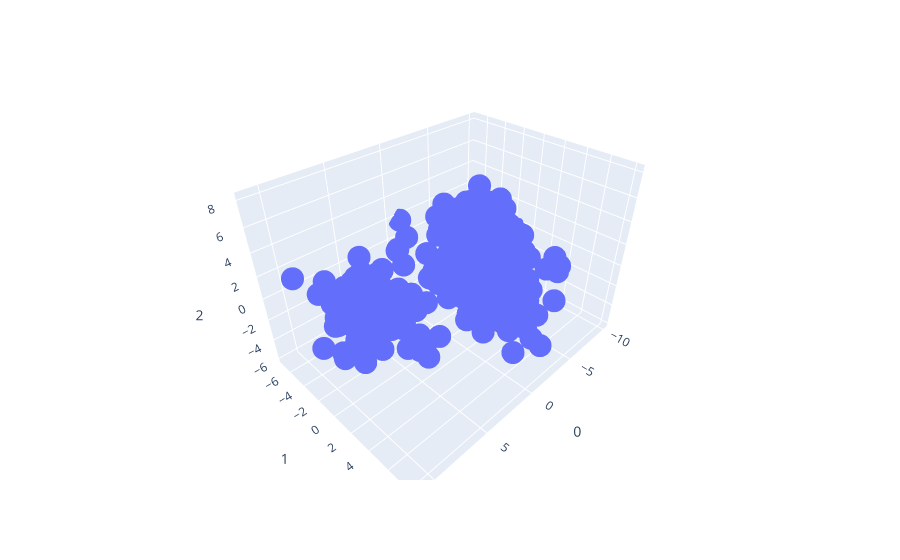

Notebook code for this chart:
### Code cell
px.scatter_3d(pca_df, 0, 1, 2)

### Figure 1 — Plotly figure (JSON) as saved in the notebook; plotly's stock layout.template omitted (floating-point values rounded to 4 significant figures; data arrays with more than 128 entries replaced by an {"elided": "..."} marker saying what was removed)
{"data": [{"hovertemplate": "0=%{x}<br>1=%{y}<br>2=%{z}<extra></extra>", "legendgroup": "", "marker": {"color": "#636efa", "symbol": "circle"}, "mode": "markers", "name": "", "scene": "scene", "showlegend": false, "type": "scatter3d", "x": {"elided": "250 float values"}, "y": {"elided": "250 float values"}, "z": {"elided": "250 float values"}}], "layout": {"legend": {"tracegroupgap": 0}, "margin": {"t": 60}, "scene": {"domain": {"x": [0, 1], "y": [0, 1]}, "xaxis": {"title": {"text": "0"}}, "yaxis": {"title": {"text": "1"}}, "zaxis": {"title": {"text": "2"}}}}}
